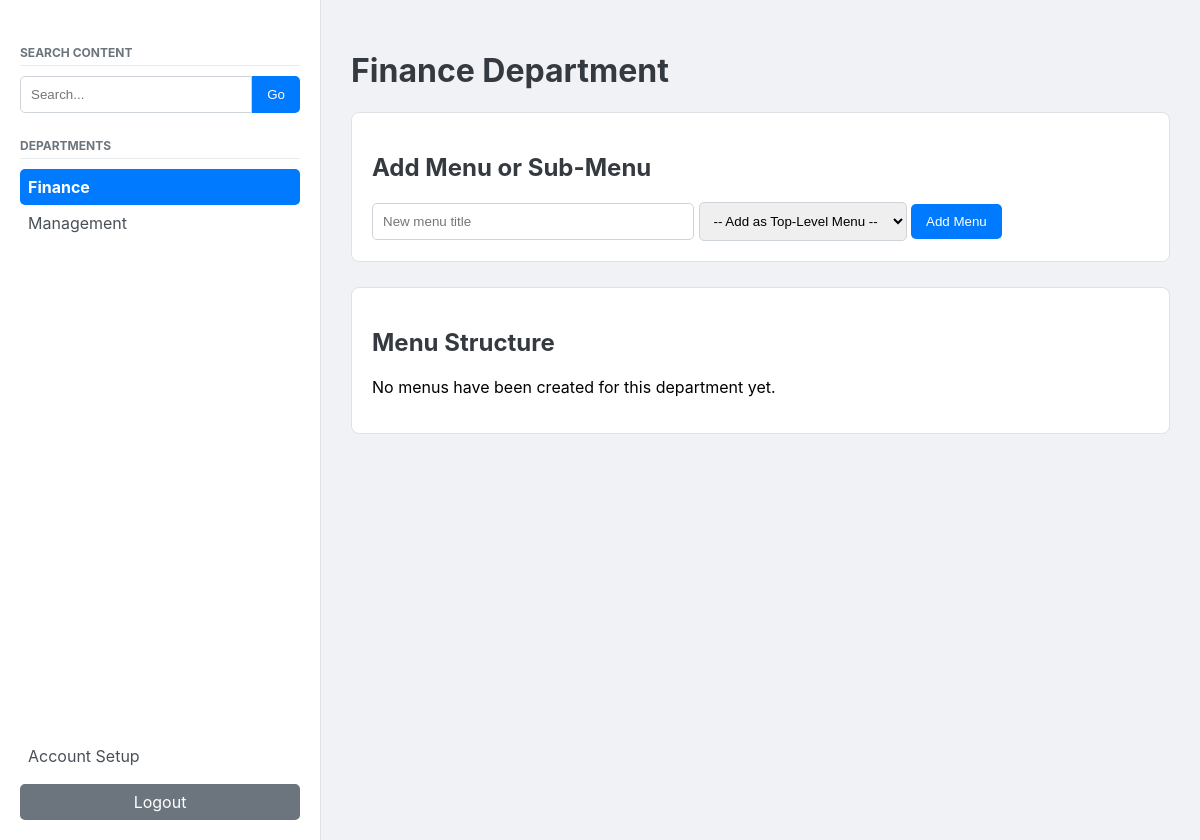
The page /department/Finance (signed in) on the database as committed earlier.
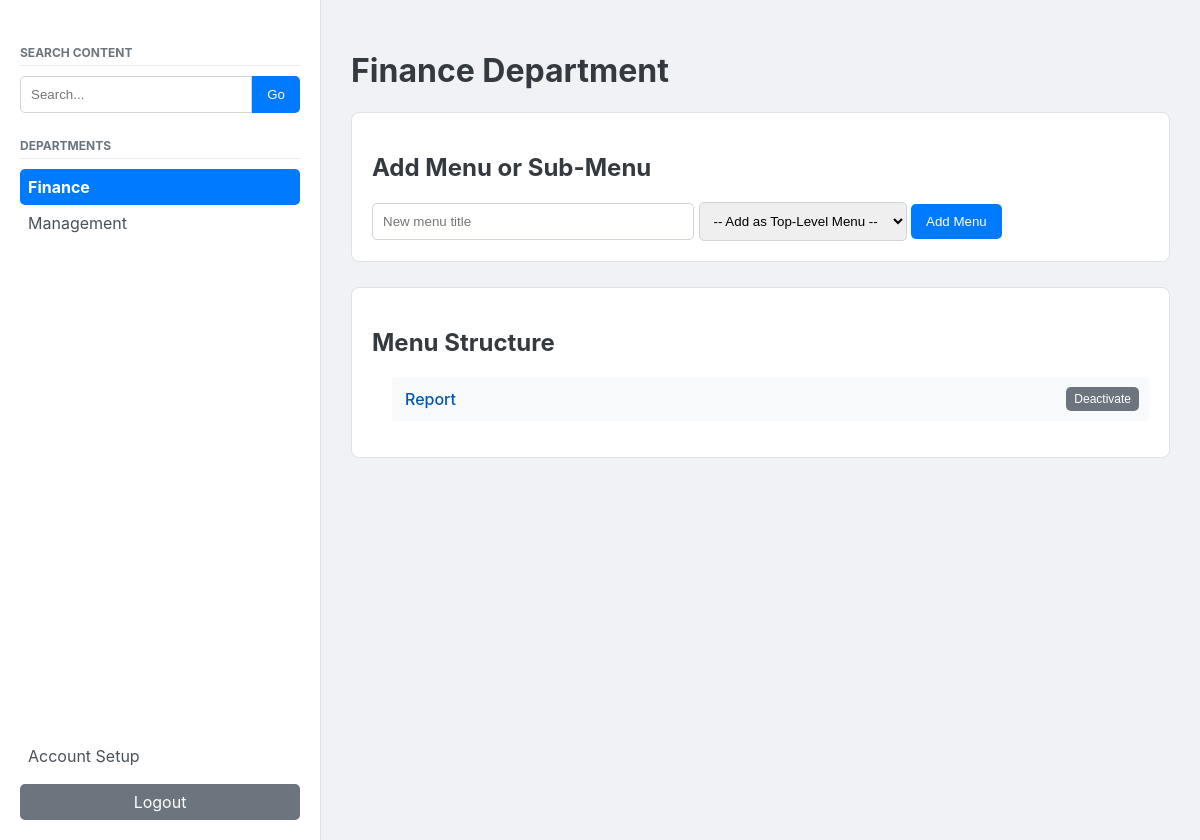
The same page on the database as committed later.
### database.py (models this page shows)
class Department(db.Model):
    id = db.Column(db.Integer, primary_key=True)
    name = db.Column(db.String(100), unique=True, nullable=False)
    active = db.Column(db.Boolean, default=True, nullable=False)
    users = relationship("User", back_populates="department")
    menus = relationship("Menu", back_populates="department", cascade="all, delete-orphan")

class Menu(db.Model):
    __tablename__ = 'menu'
    id = db.Column(db.Integer, primary_key=True)
    name = db.Column(db.String(150), nullable=False)
    active = db.Column(db.Boolean, default=True, nullable=False)
    parent_id = db.Column(db.Integer, db.ForeignKey('menu.id'))
    department_id = db.Column(db.Integer, db.ForeignKey('department.id'), nullable=False)
    department = relationship("Department", back_populates="menus")
    parent = relationship('Menu', remote_side=[id], back_populates='children')
    children = relationship('Menu', back_populates='parent', cascade="all, delete-orphan")
    posts = relationship("Post", back_populates="menu", cascade="all, delete-orphan")

### app.py (the view, shortened to what this page needs)
@app.route('/department/<string:department_name>', methods=['GET', 'POST'])
def department_dashboard(department_name):
    user, is_super_admin = get_current_user_and_permissions()
    if not user: return redirect(url_for('login'))
    department = Department.query.filter_by(name=department_name).first()
    if not department:
        flash(f"Department '{department_name}' not found.", 'danger'); return redirect(url_for('admin_panel') if is_super_admin else url_for('login'))
    can_edit = can_user_edit_department(user, department, is_super_admin)
    if not department.active and not is_super_admin:
        flash(f"'{department.name}' is inactive.", 'info'); return redirect(url_for('department_dashboard', department_name=user.department.name))
    visible_departments = Department.query.order_by(Department.name).all() if is_super_admin else Department.query.filter_by(active=True).order_by(Department.name).all()
    top_level_menus = Menu.query.filter_by(department_id=department.id, parent_id=None).order_by(Menu.name).all()
    return render_template('department_dashboard.html', department=department, top_level_menus=top_level_menus, flat_menu_list=get_flat_menu_list(top_level_menus),
                           can_edit=can_edit, is_super_admin=is_super_admin, all_departments=visible_departments, user=user)

### app.py (called while the page is built)
def get_current_user_and_permissions():
    if 'user_id' not in session: return None, False
    user = db.session.get(User, session['user_id'])
    is_super_admin = user.role == 'superadmin' if user else False
    return user, is_super_admin

def can_user_edit_department(user, department, is_super_admin):
    if not user: return False
    return is_super_admin or (user.role == 'admin' and department and user.department_id == department.id)

def get_flat_menu_list(menus):
    flat_list = []
    def _flatten(menu_list, depth=0):
        for item in menu_list:
            indented_name = '—' * depth + ' ' + item.name if depth > 0 else item.name
            flat_list.append({'id': item.id, 'name': indented_name})
            if item.children: _flatten(item.children, depth + 1)
    _flatten(menus)
    return flat_list

### templates/department_dashboard.html (shortened to what this page needs)
<!DOCTYPE html>
<html lang="en">
<head>
</head>
<body>
    <div class="flex-container">
        <div class="sidebar">
            <div class="sidebar-nav">
                <h3 class="nav-header">Search Content</h3>
                <form action="{{ url_for('search') }}" method="get" style="display: flex;">
                    <input type="search" name="query" placeholder="Search..." required style="flex-grow:1; border-top-right-radius: 0; border-bottom-right-radius: 0;">
                    <button type="submit" style="border-top-left-radius: 0; border-bottom-left-radius: 0;">Go</button>
                </form>
                <h3 class="nav-header">Departments</h3>
                {% for dept in all_departments %}
                    <a href="{{ url_for('department_dashboard', department_name=dept.name) }}" class="sidebar-link {% if dept.name == department.name %}active{% endif %}">
                        {{ dept.name }}
                    </a>
                {% endfor %}
            </div>
            <div>
                <a href="{{ url_for('setup_page') }}" class="sidebar-link">Account Setup</a>
                <a href="{{ url_for('logout') }}" class="sidebar-link" style="margin-top: 10px; background-color: #6c757d; color: white; text-align:center;">Logout</a>
            </div>
        </div>
        <div class="main-content">
            <h1>{{ department.name }} Department</h1>
            {% if can_edit %}
            <div class="container">
                <h2>Add Menu or Sub-Menu</h2>
                <form method="post">
                    <input type="text" name="new_menu_name" placeholder="New menu title" required style="width: 300px;">
                    <select name="parent_menu_id" style="width: auto; padding: 10px;">
                        <option value="root">-- Add as Top-Level Menu --</option>
                    </select>
                    <button type="submit">Add Menu</button>
                </form>
            </div>
            {% endif %}
            <div class="container">
                <h2>Menu Structure</h2>
                {% macro render_menu_tree(menu_items) %}
                <ul>
                    {% for item in menu_items %}
                        {% if item.active or can_edit %}
                        <li class="menu-item {% if not item.active %}inactive{% endif %} {% if item.children %}has-children{% endif %}">
                            <div>
                                <span>
                                    <a href="{{ url_for('menu_content_page', department_name=department.name, menu_id=item.id) }}">{{ item.name }}</a>
                                </span>
                                {% if can_edit %}
                                <div class="actions">
                                    <form method="post" action="{{ url_for('toggle_menu_status', menu_id=item.id) }}" style="display:inline;"><button class="button-sm" style="background-color: #6c757d; padding: 5px 8px; font-size: 12px;">{{'Deactivate' if item.active else 'Activate'}}</button></form>
                                </div>
                                {% endif %}
                            </div>
                        </li>
                        {% endif %}
                    {% endfor %}
                </ul>
                {% endmacro %}
                {% if top_level_menus %}
                    {{ render_menu_tree(top_level_menus) }}
                {% else %}
                    <p>No menus have been created for this department yet.</p>
                {% endif %}
            </div>
        </div>
    </div>
</body>
</html>

### templates/department_dashboard.html (style rules this page uses)
body { font-family: -apple-system, BlinkMacSystemFont, "Segoe UI", Roboto, "Helvetica Neue", Arial, sans-serif; background-color: #f0f2f5; margin: 0; }
.flex-container { display: flex; }
.sidebar { width: 280px; border-right: 1px solid #dee2e6; padding: 20px; height: 100vh; position: sticky; top: 0; background-color: #ffffff; display:flex; flex-direction: column; }
.sidebar-nav { flex-grow: 1; overflow-y: auto; }
.main-content { flex-grow: 1; padding: 30px; }
.container { border: 1px solid #dee2e6; padding: 20px; margin-bottom: 25px; border-radius: 8px; background: white; }
h1, h2 { color: #343a40; }
button, .button, .button-sm { padding: 10px 15px; background-color: #007bff; color: white; border: none; border-radius: 5px; cursor: pointer; font-weight: 500; }
ul { list-style-type: none; padding-left: 20px; }
.menu-item { background: #f8f9fa; padding: 10px; border-left: 3px solid transparent; margin-top: 5px; border-radius: 4px; }
.menu-item > div { display: flex; justify-content: space-between; align-items: center; }
.menu-item > div > span > a { font-weight: 500; text-decoration: none; color: #0056b3; }
.actions { display: flex; gap: 8px; }
.nav-header { text-transform: uppercase; font-size: 12px; font-weight: bold; color: #6c757d; margin: 25px 0 10px; padding-bottom: 5px; border-bottom: 1px solid #e9ecef; }
.sidebar-link { text-decoration: none; color: #495057; display: block; padding: 8px; border-radius: 5px; }
.sidebar-link.active { background-color: #007bff; color: white; font-weight: bold; }
input[type="text"], input[type="search"], select { padding: 10px; border-radius: 5px; border: 1px solid #ced4da; }

Rows that differ between the two databases and show on the page:
added Menu: name "Report", active "Deactivate"
Other text that changed with them:
text no longer shown: "No menus have been created for this department yet."
